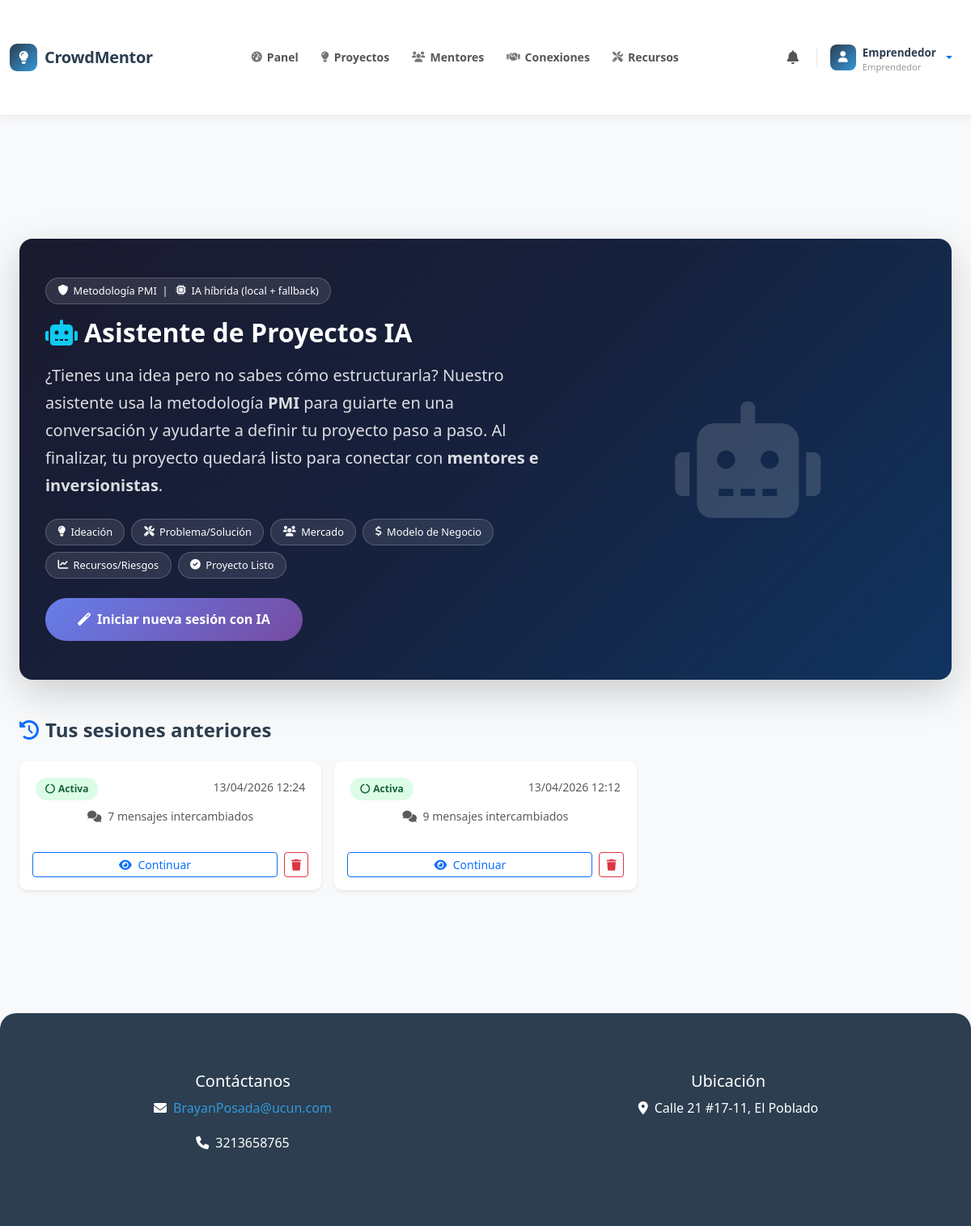
Before: /ai-assistant/ (signed in) with the older database file.
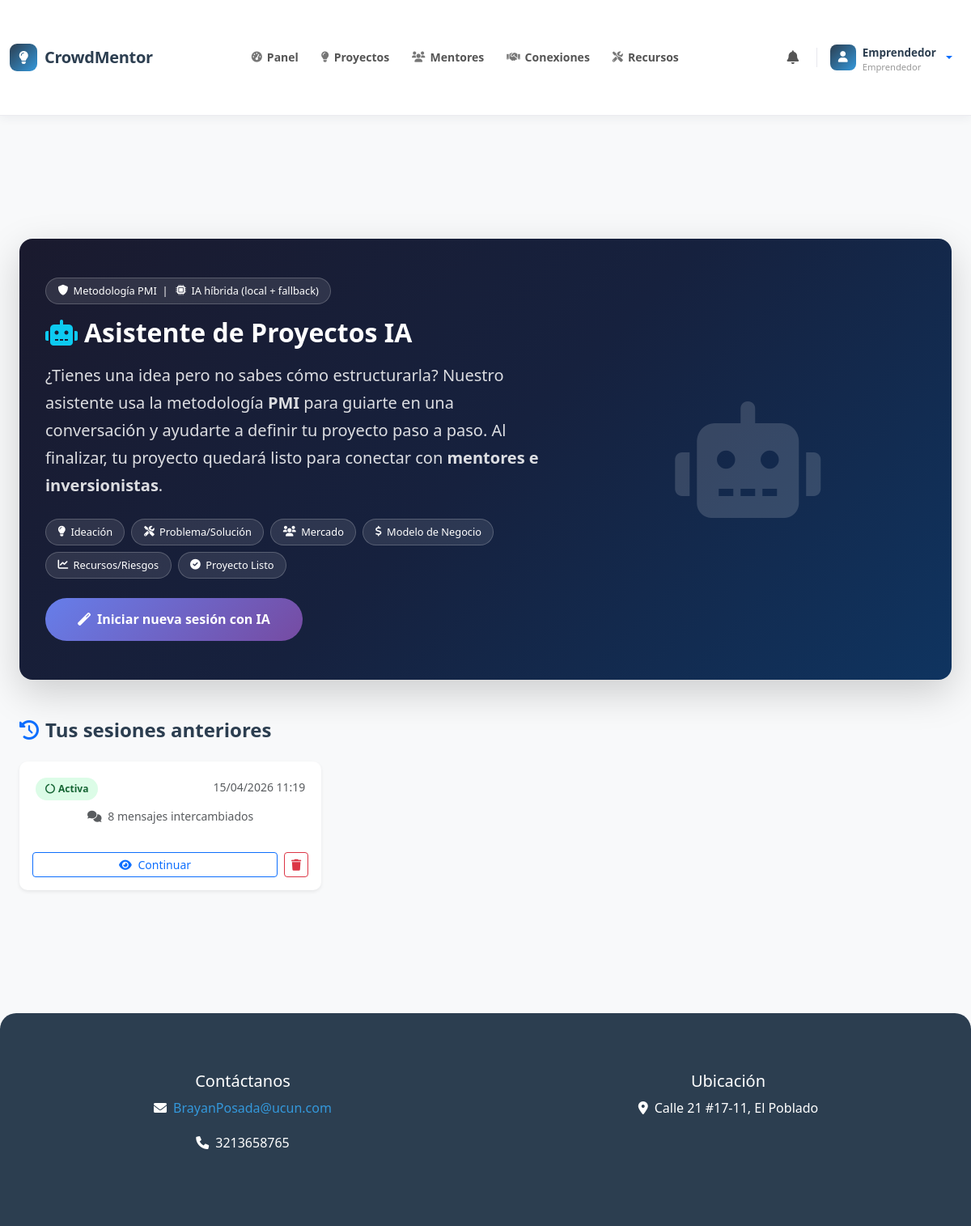
After: the same page with the newer database file.
### core/models.py (models this page shows, shortened)
class AIProjectSession(models.Model):
    STATUS_CHOICES = [
        ('active', 'Activa'),
        ('completed', 'Completada'),
        ('abandoned', 'Abandonada'),
    ]
    user = models.ForeignKey(User, on_delete=models.CASCADE, related_name='ai_project_sessions')
    created_at = models.DateTimeField(auto_now_add=True)
    updated_at = models.DateTimeField(auto_now=True)
    status = models.CharField(max_length=20, choices=STATUS_CHOICES, default='active')
    messages = models.JSONField(default=list)
    generated_title = models.CharField(max_length=200, blank=True)
    generated_description = models.TextField(blank=True)
    generated_tags = models.CharField(max_length=500, blank=True)
    generated_funding_goal = models.CharField(max_length=50, blank=True)
    generated_profitability_time = models.CharField(max_length=20, blank=True)
    generated_profitability_unit = models.CharField(max_length=10, blank=True, default='meses')
    resulting_project = models.ForeignKey(
        'Project', on_delete=models.SET_NULL, null=True, blank=True,
        related_name='ai_session'
    )
    PMI_PHASES = [
        ('welcome', 'Bienvenida'),
        ('ideation', 'Ideación'),
        ('problem', 'Problema y Solución'),
        ('market', 'Mercado Objetivo'),
        ('business_model', 'Modelo de Negocio'),
        ('resources', 'Recursos y Presupuesto'),
        ('risks', 'Riesgos'),
        ('timeline', 'Cronograma'),
        ('summary', 'Resumen Generado'),
    ]
    current_phase = models.CharField(max_length=20, default='welcome')
    class Meta:
        ordering = ['-created_at']

### core/views.py (the view, shortened to what this page needs)
# urls.py: path('ai-assistant/', views.ai_project_assistant, name='ai_project_assistant'),
@login_required
def ai_project_assistant(request):
    try:
        profile = request.user.profile
        if profile.user_type != 'entrepreneur':
            messages.warning(request, 'El asistente de IA está disponible solo para emprendedores.')
            return redirect('dashboard')
    except Profile.DoesNotExist:
        messages.error(request, 'Completa tu perfil primero.')
        return redirect('dashboard')
    sessions = AIProjectSession.objects.filter(user=request.user)
    return render(request, 'ai_project_assistant.html', {'sessions': sessions})

### core/templatetags/custom_filters.py (called while the page is built)
@register.filter
def has_profile(user):
    return hasattr(user, 'profile') and user.profile is not None

@register.filter
def get_user_type(user):
    if hasattr(user, 'profile') and user.profile:
        return user.profile.user_type
    return None

### core/templates/ai_project_assistant.html (shortened to what this page needs)
{% extends 'base.html' %}
{% load static %}
{% block content %}
<div class="container py-5">
    <div class="ai-hero mb-5 shadow-lg">
        <div class="row align-items-center g-4">
            <div class="col-lg-7">
                <span class="pmi-badge mb-3">
                    <i class="fas fa-shield-alt"></i> Metodología PMI &nbsp;|&nbsp;
                    <i class="fas fa-microchip"></i> IA híbrida (local + fallback)
                </span>
                <h1 class="mb-3">
                    <i class="fas fa-robot me-2 text-info"></i>Asistente de Proyectos IA
                </h1>
                <p class="fs-5 mb-4">
                    ¿Tienes una idea pero no sabes cómo estructurarla? Nuestro asistente usa
                    la metodología <strong>PMI</strong> para guiarte en una conversación
                    y ayudarte a definir tu proyecto paso a paso.
                    Al finalizar, tu proyecto quedará listo para conectar con
                    <strong>mentores e inversionistas</strong>.
                </p>
                <div class="d-flex flex-wrap gap-2 mb-4">
                    <span class="pmi-badge"><i class="fas fa-lightbulb"></i> Ideación</span>
                    <span class="pmi-badge"><i class="fas fa-tools"></i> Problema/Solución</span>
                    <span class="pmi-badge"><i class="fas fa-users"></i> Mercado</span>
                    <span class="pmi-badge"><i class="fas fa-dollar-sign"></i> Modelo de Negocio</span>
                    <span class="pmi-badge"><i class="fas fa-chart-line"></i> Recursos/Riesgos</span>
                    <span class="pmi-badge"><i class="fas fa-check-circle"></i> Proyecto Listo</span>
                </div>
                <form method="post">
                    <button type="submit" class="btn-ai-start">
                        <i class="fas fa-magic me-2"></i>Iniciar nueva sesión con IA
                    </button>
                </form>
            </div>
            <div class="col-lg-5 text-center d-none d-lg-block">
                <i class="fas fa-robot" style="font-size:9rem; opacity:.15;"></i>
            </div>
        </div>
    </div>
    {% if sessions %}
    <h4 class="mb-4 fw-bold"><i class="fas fa-history me-2 text-primary"></i>Tus sesiones anteriores</h4>
    <div class="row g-3">
        {% for s in sessions %}
        <div class="col-md-6 col-lg-4">
            <div class="card border-0 shadow-sm session-card h-100">
                <div class="card-body">
                    <div class="d-flex justify-content-between align-items-start mb-2">
                        <span class="phase-pill
                            {% if s.status == 'active' %}phase-active
                            {% elif s.status == 'completed' %}phase-done
                            {% else %}phase-abandon{% endif %}">
                            {% if s.status == 'active' %}<i class="fas fa-circle-notch fa-spin me-1"></i>Activa
                            {% elif s.status == 'completed' %}<i class="fas fa-check-circle me-1"></i>Completada
                            {% else %}<i class="fas fa-times-circle me-1"></i>Abandonada{% endif %}
                        </span>
                        <small class="text-muted">{{ s.created_at|date:"d/m/Y H:i" }}</small>
                    </div>
                    {% if s.generated_title %}
                    <h6 class="fw-bold mb-1 text-truncate" title="{{ s.generated_title }}">
                        <i class="fas fa-project-diagram me-1 text-primary"></i>{{ s.generated_title }}
                    </h6>
                    {% else %}
                    <p class="text-muted small mb-1">
                        <i class="fas fa-comments me-1"></i>
                        {{ s.messages|length }} mensaje{{ s.messages|length|pluralize:"s" }} intercambiado{{ s.messages|length|pluralize:"s" }}
                    </p>
                    {% endif %}
                </div>
                <div class="card-footer bg-transparent border-0 d-flex gap-2 pb-3">
                    <a href="{% url 'ai_project_assistant_session' s.pk %}" class="btn btn-sm btn-outline-primary flex-grow-1">
                        <i class="fas fa-eye me-1"></i>
                        {% if s.status == 'active' %}Continuar{% else %}Ver{% endif %}
                    </a>
                    <form method="post" action="{% url 'ai_project_session_delete' s.pk %}" class="d-inline"
                          onsubmit="return confirm('¿Eliminar esta sesión?')">
                        <button type="submit" class="btn btn-sm btn-outline-danger">
                            <i class="fas fa-trash"></i>
                        </button>
                    </form>
                </div>
            </div>
        </div>
        {% endfor %}
    </div>
    {% else %}
    <div class="text-center py-5 text-muted">
        <i class="fas fa-robot fa-3x mb-3 opacity-25"></i>
        <p>Aún no has iniciado ninguna sesión con el asistente.</p>
    </div>
    {% endif %}
</div>
{% endblock %}

### core/templates/base.html (shortened to what this page needs)
{% load static %}
{% load custom_filters %}
<!DOCTYPE html>
<html lang="es">
<head>
    <link href="https://cdn.jsdelivr.net/npm/bootstrap@5.3.0/dist/css/bootstrap.min.css" rel="stylesheet">
    <link rel="stylesheet" href="https://cdnjs.cloudflare.com/ajax/libs/animate.css/4.1.1/animate.min.css">
    <link rel="stylesheet" href="https://cdnjs.cloudflare.com/ajax/libs/font-awesome/6.0.0/css/all.min.css">
    <link rel="stylesheet" href="{% static 'css/styles.css' %}">
    <link rel="stylesheet" href="{% static 'css/home.css' %}">
    <link rel="stylesheet" href="{% static 'css/project_list.css' %}">
    <link rel="stylesheet" href="{% static 'css/project_detail.css' %}">
    <link rel="stylesheet" href="{% static 'css/project_create.css' %}">
    <link rel="stylesheet" href="{% static 'css/resources.css' %}">
    <link rel="stylesheet" href="{% static 'css/base.css' %}">
</head>
<body>
    <nav class="cm-navbar">
        <div class="container position-relative">
            <a class="cm-brand" href="{% url 'home' %}">
                <div class="cm-brand-icon"><i class="fas fa-lightbulb"></i></div>
                CrowdMentor
            </a>
            <div class="cm-nav-collapse" id="cmNavCollapse">
                {% if user.is_authenticated %}
                <ul class="cm-nav-links">
                    {% if user.is_staff %}
                        <li class="cm-nav-item">
                            <a href="{% url 'admin_dashboard' %}">
                                <i class="fas fa-tachometer-alt"></i>Panel
                            </a>
                        </li>
                    {% else %}
                        <li class="cm-nav-item">
                            <a href="{% url 'dashboard' %}">
                                <i class="fas fa-tachometer-alt"></i>Panel
                            </a>
                        </li>
                    {% endif %}
                    <li class="cm-nav-item">
                        <a href="{% url 'project_list' %}">
                            <i class="fas fa-lightbulb"></i>Proyectos
                        </a>
                    </li>
                    <li class="cm-nav-item">
                        <a href="{% url 'mentor_list' %}">
                            <i class="fas fa-users"></i>Mentores
                        </a>
                    </li>
                    {% if user|has_profile %}
                        {% with user_type=user|get_user_type %}
                            {% if user_type == 'mentor' or user_type == 'investor' or user_type == 'entrepreneur' %}
                                <li class="cm-nav-item">
                                    <a href="{% url 'mentor_investor_connections' %}" class="position-relative">
                                        <i class="fas fa-handshake"></i>Conexiones
                                    </a>
                                </li>
                            {% endif %}
                        {% endwith %}
                    {% endif %}
                    <li class="cm-nav-item">
                        <a href="{% url 'resources' %}">
                            <i class="fas fa-tools"></i>Recursos
                        </a>
                    </li>
                </ul>
                <div class="cm-actions">
                    <a href="{% url 'notifications' %}" class="cm-icon-btn" title="Notificaciones">
                        <i class="fas fa-bell"></i>
                    </a>
                    <div class="dropdown">
                        <a class="cm-avatar-btn dropdown-toggle" href="#" id="userDropdown" data-bs-toggle="dropdown" aria-expanded="false" style="text-decoration:none;">
                            <div class="cm-avatar">
                                {% if user|has_profile and user.profile.profile_picture %}
                                    <img src="{{ user.profile.profile_picture.url }}" alt="avatar">
                                {% else %}
                                    <i class="fas fa-user" style="font-size:0.85rem;"></i>
                                {% endif %}
                            </div>
                            <div>
                                <div class="cm-avatar-name">
                                    {% if user.first_name %}{{ user.first_name }}{% else %}{{ user.username }}{% endif %}
                                </div>
                                {% if user|has_profile %}
                                    {% with ut=user|get_user_type %}
                                        <div class="cm-avatar-role">
                                            {% if ut == 'entrepreneur' %}Emprendedor
                                            {% elif ut == 'mentor' %}Mentor
                                            {% elif ut == 'investor' %}Inversionista
                                            {% elif ut == 'evaluator' %}Evaluador
                                            {% endif %}
                                        </div>
                                    {% endwith %}
                                {% endif %}
                            </div>
                        </a>
                    </div>
                </div>
                {% endif %}
            </div>
        </div>
    </nav>
    <div class="container py-4">
        {% block content %}
        {% endblock %}
    </div>
    <footer class="text-center">
        <div class="container">
            <div class="row">
                <div class="col-md-6">
                    <h5>Contáctanos</h5>
                    <p><i class="fas fa-envelope me-2"></i><a href="mailto:BrayanPosada@ucun.com">BrayanPosada@ucun.com</a></p>
                    <p><i class="fas fa-phone me-2"></i>3213658765</p>
                </div>
                <div class="col-md-6">
                    <h5>Ubicación</h5>
                    <p><i class="fas fa-map-marker-alt me-2"></i>Calle 21 #17-11, El Poblado</p>
                </div>
            </div>
        </div>
    </footer>
</body>
</html>

### core/static/css/styles.css (style rules this page uses)
body { font-family: 'Montserrat', Arial, sans-serif; background-color: #f9fafb; color: #2d3748; line-height: 1.7; margin: 0; padding: 0; }
.container { max-width: 1200px; margin-top: 40px; margin-bottom: 40px; }
h1, h2, h3 { font-weight: 700; color: #ffffff; }
h1 { font-size: 2.8rem; margin-bottom: 25px; }
.card { border: none; border-radius: 15px; box-shadow: 0 8px 16px rgba(0, 0, 0, 0.1); transition: transform 0.3s ease, box-shadow 0.3s ease; background-color: #ffffff; }
.card-body { padding: 20px; text-align: center; }
footer { background-color: #1c7ed6; color: #fff; padding: 40px 0; text-align: center; font-size: 1rem; border-radius: 20px 20px 0 0; }
footer a { color: #ffd43b; text-decoration: none; }

### core/static/css/home.css (style rules this page uses)
.card { transition: all var(--transition-speed) ease; border-radius: var(--border-radius); overflow: hidden; }

### core/static/css/base.css (style rules this page uses)
:root { --primary-color: #2c3e50; --secondary-color: #3498db; --accent-color: #e74c3c; --background-color: #f8f9fa; --text-color: #2c3e50; --border-radius: 10px; --transition-speed: 0.3s; --box-shadow: 0 4px 15px rgba(0,0,0,0.1); }
body { font-family: 'Segoe UI', Tahoma, Geneva, Verdana, sans-serif; background-color: var(--background-color); color: var(--text-color); min-height: 100vh; display: flex; flex-direction: column; margin: 0; padding: 0; }
footer { background-color: var(--primary-color); color: white; padding: 2rem 0; margin-top: auto; }
footer a { color: var(--secondary-color); text-decoration: none; transition: color var(--transition-speed) ease; }

### core/templates/ai_project_assistant.html (style rules this page uses)
.ai-hero { background: linear-gradient(135deg, #1a1a2e 0%, #16213e 50%, #0f3460 100%); border-radius: 1rem; padding: 3rem 2rem; color: #fff; }
.ai-hero h1 { font-size: 2rem; font-weight: 700; }
.ai-hero p { opacity: .85; }
.pmi-badge { display: inline-flex; align-items: center; gap: .4rem; background: rgba(255,255,255,.1); border: 1px solid rgba(255,255,255,.2); color: #fff; border-radius: 2rem; padding: .3rem .9rem; font-size: .8rem; }
.phase-pill { display: inline-block; padding: .25rem .75rem; border-radius: 2rem; font-size: .75rem; font-weight: 600; white-space: nowrap; }
.phase-active { background:#dcfce7; color:#166534; }
.session-card { transition: transform .2s, box-shadow .2s; }
.btn-ai-start { background: linear-gradient(135deg, #667eea 0%, #764ba2 100%); border: none; color: #fff; font-weight: 600; padding: .8rem 2.5rem; border-radius: 2rem; font-size: 1rem; transition: opacity .2s, transform .2s; }

Changed rows visible on the page:
removed AIProjectSession: status "active" (drawn), created_at "13/04/2026 12:24", messages|length "7"
removed AIProjectSession: status "active" (drawn), created_at "13/04/2026 12:12", messages|length "9"
added AIProjectSession: status "active" (drawn), created_at "15/04/2026 11:19", messages|length "8"
